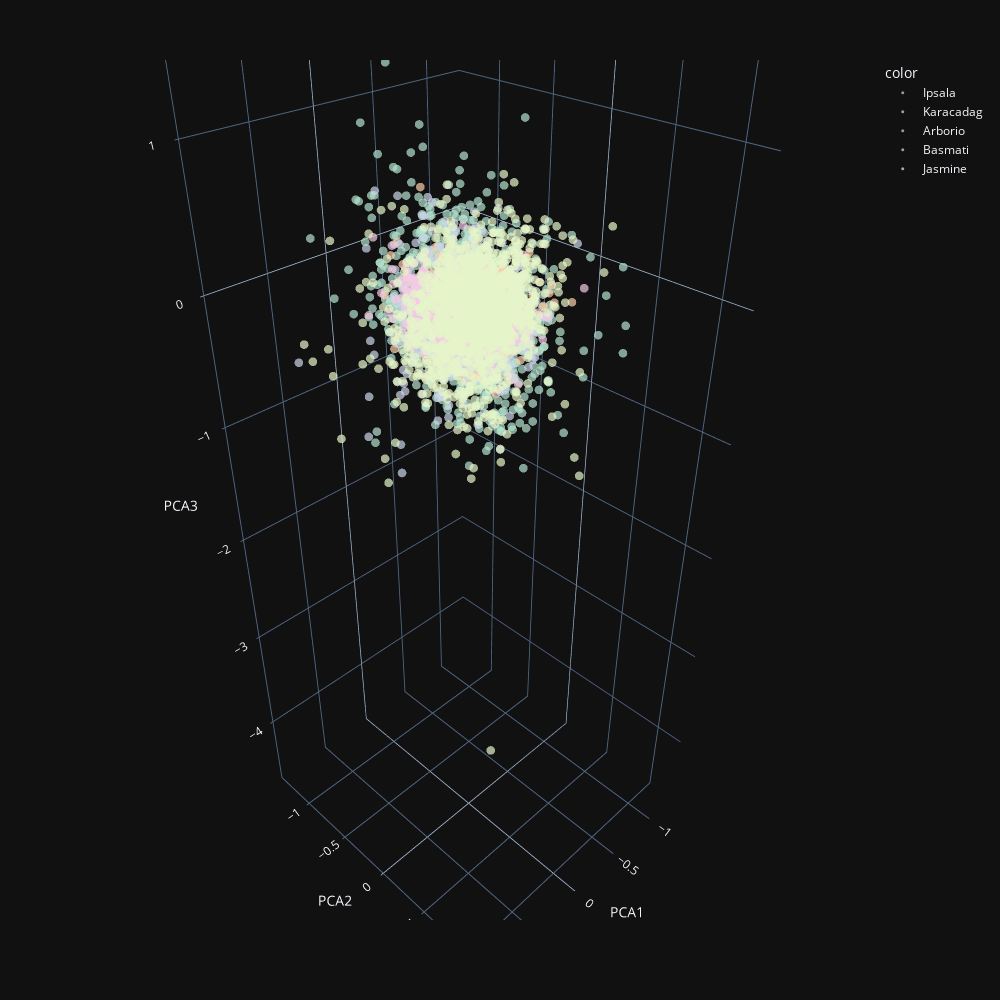

Write notebook code for a chart like this one.
### Code cell
fig = px.scatter_3d(Xtilde, x=proj[:, 0], y=proj[:, 1], z=proj[:, 2], color=y,
                    template='plotly_dark', color_discrete_sequence=px.colors.qualitative.Pastel2, opacity = 0.7)
#label the axis PCA1 PCA2 PCA3
fig.update_layout(scene=dict(xaxis_title='PCA1',
                  yaxis_title='PCA2', zaxis_title='PCA3'))
#tighten the plot
fig.update_layout(width=1000, height=1000)
#make points smaller
fig.update_traces(marker=dict(
    size=3), selector=dict(mode='markers'))
fig.show()

### Figure 1 — Plotly figure (JSON) as saved in the notebook; plotly's stock layout.template omitted (floating-point values rounded to 4 significant figures; data arrays with more than 128 entries replaced by an {"elided": "..."} marker saying what was removed)
{"data": [{"hovertemplate": "color=Ipsala<br>x=%{x}<br>y=%{y}<br>z=%{z}<extra></extra>", "legendgroup": "Ipsala", "marker": {"color": "rgb(179,226,205)", "opacity": 0.7, "size": 3, "symbol": "circle"}, "mode": "markers", "name": "Ipsala", "scene": "scene", "showlegend": true, "type": "scatter3d", "x": {"elided": "1498 float values"}, "y": {"elided": "1498 float values"}, "z": {"elided": "1498 float values"}}, {"hovertemplate": "color=Karacadag<br>x=%{x}<br>y=%{y}<br>z=%{z}<extra></extra>", "legendgroup": "Karacadag", "marker": {"color": "rgb(253,205,172)", "opacity": 0.7, "size": 3, "symbol": "circle"}, "mode": "markers", "name": "Karacadag", "scene": "scene", "showlegend": true, "type": "scatter3d", "x": {"elided": "1507 float values"}, "y": {"elided": "1507 float values"}, "z": {"elided": "1507 float values"}}, {"hovertemplate": "color=Arborio<br>x=%{x}<br>y=%{y}<br>z=%{z}<extra></extra>", "legendgroup": "Arborio", "marker": {"color": "rgb(203,213,232)", "opacity": 0.7, "size": 3, "symbol": "circle"}, "mode": "markers", "name": "Arborio", "scene": "scene", "showlegend": true, "type": "scatter3d", "x": {"elided": "1510 float values"}, "y": {"elided": "1510 float values"}, "z": {"elided": "1510 float values"}}, {"hovertemplate": "color=Basmati<br>x=%{x}<br>y=%{y}<br>z=%{z}<extra></extra>", "legendgroup": "Basmati", "marker": {"color": "rgb(244,202,228)", "opacity": 0.7, "size": 3, "symbol": "circle"}, "mode": "markers", "name": "Basmati", "scene": "scene", "showlegend": true, "type": "scatter3d", "x": {"elided": "1490 float values"}, "y": {"elided": "1490 float values"}, "z": {"elided": "1490 float values"}}, {"hovertemplate": "color=Jasmine<br>x=%{x}<br>y=%{y}<br>z=%{z}<extra></extra>", "legendgroup": "Jasmine", "marker": {"color": "rgb(230,245,201)", "opacity": 0.7, "size": 3, "symbol": "circle"}, "mode": "markers", "name": "Jasmine", "scene": "scene", "showlegend": true, "type": "scatter3d", "x": {"elided": "1492 float values"}, "y": {"elided": "1492 float values"}, "z": {"elided": "1492 float values"}}], "layout": {"height": 1000, "legend": {"title": {"text": "color"}, "tracegroupgap": 0}, "margin": {"t": 60}, "scene": {"domain": {"x": [0, 1], "y": [0, 1]}, "xaxis": {"title": {"text": "PCA1"}}, "yaxis": {"title": {"text": "PCA2"}}, "zaxis": {"title": {"text": "PCA3"}}}, "width": 1000}}
